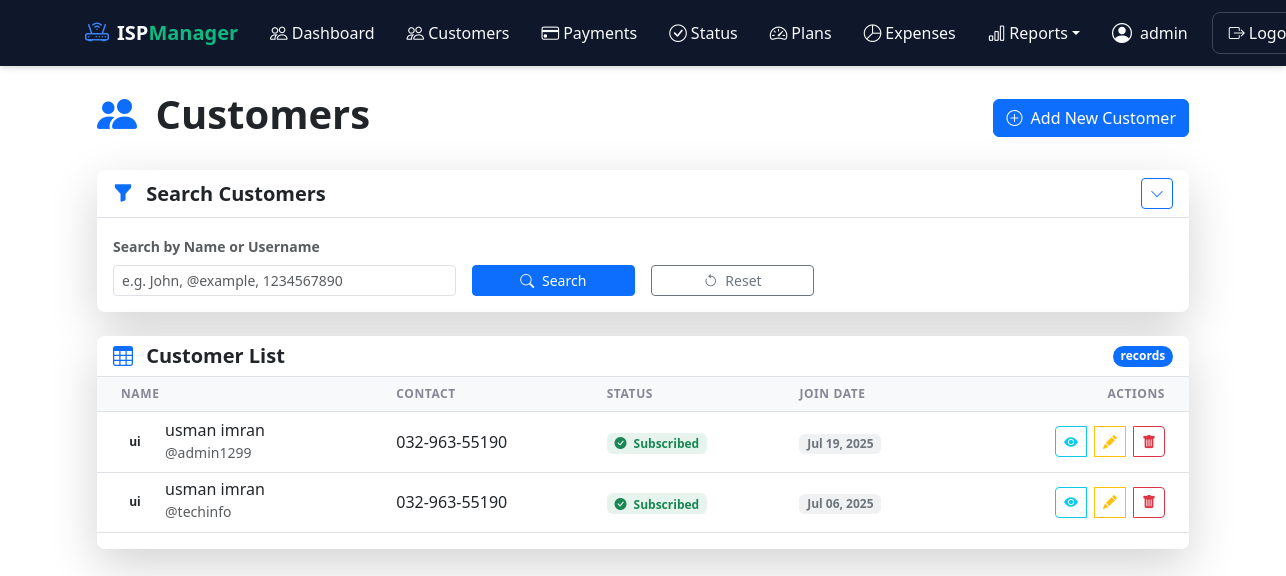
The page /customers/ (signed in) on the database as committed earlier.
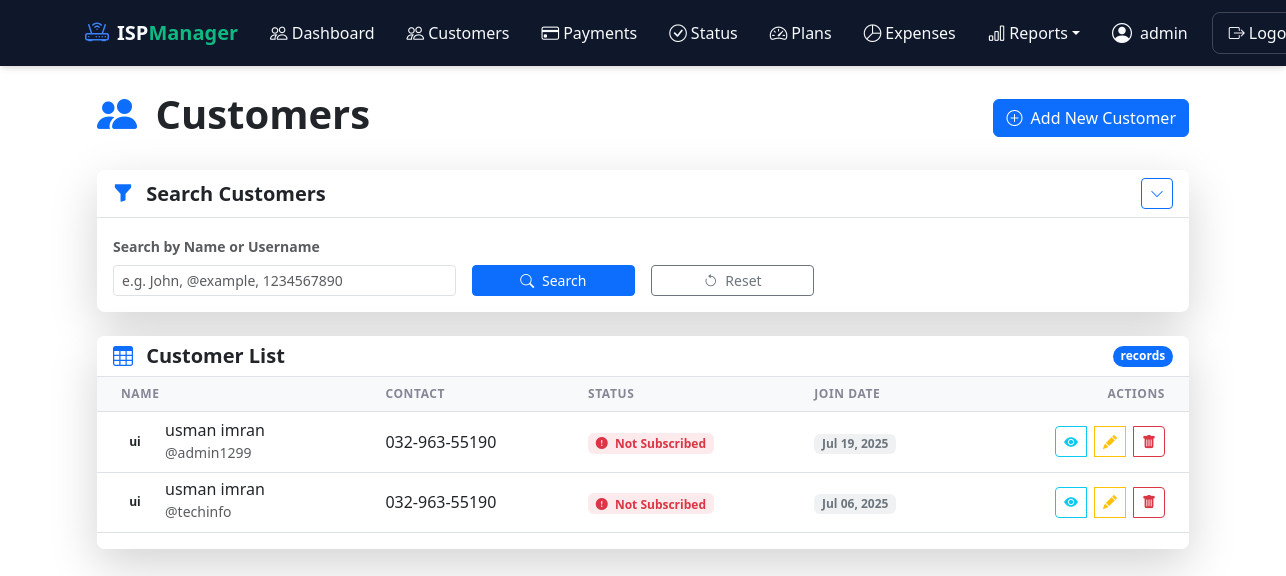
The same page on the database as committed later.
### customers/models.py (models this page shows, shortened)
class Customer(models.Model):
    STATUS_CHOICES = [
        ('active', 'Active'),
        ('inactive', 'Inactive'),
        ('suspended', 'Suspended'),
    ]
    username = models.CharField(
        max_length=50,
        unique=True,
        help_text="Unique username for customer login"
    )
    first_name = models.CharField(max_length=100)
    last_name = models.CharField(max_length=100)
    join_date = models.DateField(default=timezone.now)
    phone = models.CharField(max_length=20)
    service_plan = models.ForeignKey(
        'ServicePlan',
        on_delete=models.SET_NULL,
        null=True,
        blank=True
    )
    service_installation_date = models.DateField(null=True, blank=True)
    status = models.CharField(
        max_length=10,
        choices=STATUS_CHOICES,
        default='active'
    )
    id_card_front = models.ImageField(
        upload_to=customer_id_upload_path,
        validators=[FileExtensionValidator(['jpg', 'jpeg', 'png'])],
        verbose_name="ID Card Front",
        blank=True,
        null=True
    )
    id_card_back = models.ImageField(
        upload_to=customer_id_upload_path,
        validators=[FileExtensionValidator(['jpg', 'jpeg', 'png'])],
        verbose_name="ID Card Back",
        blank=True,
        null=True
    )
    created_at = models.DateTimeField(auto_now_add=True)
    updated_at = models.DateTimeField(auto_now=True)
    class Meta:
        ordering = ['-join_date']
        verbose_name = "Customer"
        verbose_name_plural = "Customers"

### customers/views.py (the view)
# urls.py: path('customers/', CustomerListView.as_view(), name='customer_list'),
class CustomerListView(LoginRequiredMixin, FilterView):
    model = Customer
    template_name = 'customers/customer_list.html'
    context_object_name = 'customers'
    paginate_by = 20
    filterset_class = CustomerFilter  # Add this line
    def get_queryset(self):
        queryset = super().get_queryset()
        return queryset.order_by('-id')
    def get_context_data(self, **kwargs):
        context = super().get_context_data(**kwargs)
        context['filter_form'] = context['filter'].form  # Pass the filter form to template
        return context

### templates/customers/customer_list.html (shortened to what the changed rows need)
{% extends 'base.html' %}
{% load crispy_forms_tags %}
{% block content %}
<div class="container animate__animated animate__fadeIn">
    <div class="d-flex justify-content-between align-items-center mb-4">
        <h1 class="fw-bold text-dark">
            <i class="bi bi-people-fill text-primary me-2"></i>
            Customers
        </h1>
    </div>
    <div class="card border-0 shadow-lg animate__animated animate__fadeInUp">
        <div class="card-body p-0">
            <div class="table-responsive">
                <table class="table table-hover align-middle mb-0">
                    <thead class="table-light">
                        <tr>
                            <th class="ps-4">Name</th>
                            <th>Contact</th>
                            <th>Status</th>
                            <th>Join Date</th>
                            <th class="pe-4 text-end">Actions</th>
                        </tr>
                    </thead>
                    <tbody>
                        {% for customer in customers %}
                        <tr class="animate__animated animate__fadeIn"
                            style="animation-delay: {{ forloop.counter0|divisibleby:2|yesno:'0.1s,0.2s' }}">
                            <td class="ps-4">
                                <div class="d-flex align-items-center">
                                    <div class="avatar avatar-sm bg-light-primary rounded-circle me-3">
                                        <span class="avatar-text">{{ customer.first_name|first }}{{ customer.last_name|first }}</span>
                                    </div>
                                    <div>
                                        <h6 class="mb-0">{{ customer.first_name }} {{ customer.last_name }}</h6>
                                        <small class="text-muted">@{{ customer.username }}</small>
                                    </div>
                                </div>
                            </td>
                            <td>
                                <div class="d-flex flex-column">
                                    <span class="text-dark">{{ customer.phone|default:"No phone" }}</span>
                                </div>
                            </td>
                            <td>
                                {% if customer.service_plan %}
                                <span class="badge bg-success bg-opacity-10 text-success">
                                    <i class="bi bi-check-circle-fill me-1"></i> Subscribed
                                </span>
                                {% else %}
                                <span class="badge bg-danger bg-opacity-10 text-danger">
                                    <i class="bi bi-exclamation-circle-fill me-1"></i> Not Subscribed
                                </span>
                                {% endif %}
                            </td>
                            <td>
                                <span class="badge bg-secondary bg-opacity-10 text-secondary">
                                    {{ customer.join_date|date:"M d, Y" }}
                                </span>
                            </td>
                            <td class="pe-4 text-end">
                                <div class="btn-group" role="group">
                                    <a href="{% url 'customer_detail' customer.pk %}"
                                       class="btn btn-sm btn-outline-info hover-scale me-2"
                                       data-bs-toggle="tooltip" data-bs-placement="top" title="View Details">
                                        <i class="bi bi-eye-fill"></i>
                                    </a>
                                    <a href="{% url 'customer_update' customer.pk %}"
                                       class="btn btn-sm btn-outline-warning hover-scale me-2"
                                       data-bs-toggle="tooltip" data-bs-placement="top" title="Edit">
                                        <i class="bi bi-pencil-fill"></i>
                                    </a>
                                    <a href="{% url 'customer_delete' customer.pk %}"
                                       class="btn btn-sm btn-outline-danger hover-scale"
                                       data-bs-toggle="tooltip" data-bs-placement="top" title="Delete">
                                        <i class="bi bi-trash-fill"></i>
                                    </a>
                                </div>
                            </td>
                        </tr>
                        {% endfor %}
                    </tbody>
                </table>
            </div>
        </div>
    </div>
</div>
{% endblock %}

Rows that differ between the two databases and show on the page:
changed Customer "admin1299": service_plan_id "Subscribed" → "Not Subscribed"
changed Customer "techinfo": service_plan_id "Subscribed" → "Not Subscribed"
